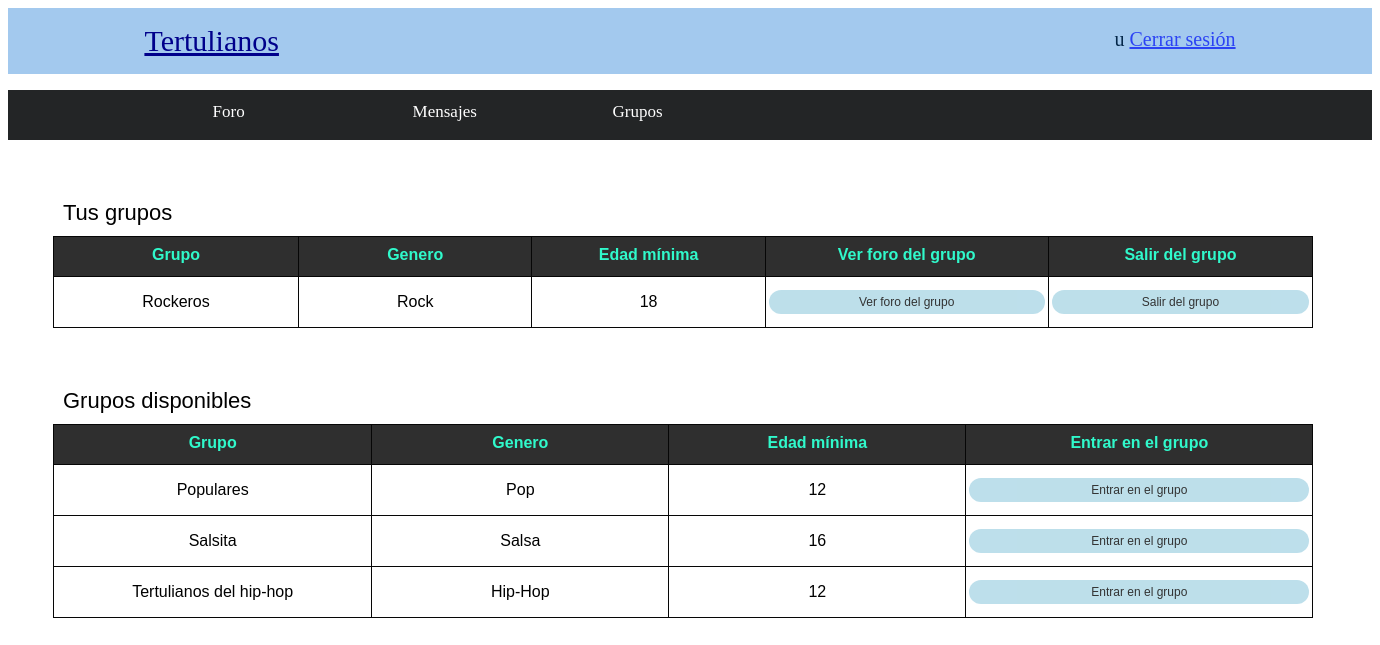
/gruposDisponibles.php (signed in), run on the app's committed database.
### tables this page shows
CREATE TABLE `participante` (
  `idGrupo` int(10) NOT NULL,
  `idParticipante` int(10) NOT NULL
);

CREATE TABLE `grupo` (
  `idGrupo` int(10) NOT NULL,
  `nombre` varchar(50) NOT NULL,
  `genero` varchar(20) NOT NULL,
  `edad` int(11) NOT NULL
);

### usuario.php (called while the page is built, shortened)
<?php
class Usuario
{
    public static function extraerId($nick) {
        include('conexion.php');
        $consulta = "SELECT id FROM usuario WHERE nick = '$nick' and nick <> 'admin'" ;
        mysqli_query($conexion,"SET NAMES 'utf8'");
        $resultado = $conexion->query($consulta)  or trigger_error("Query Failed! SQL: $consulta - Error: ".mysqli_error($conexion), E_USER_ERROR);
        $arrayId = $resultado->fetch_array(MYSQLI_BOTH);
        $id = $arrayId['id'];
        return $id;
  }
    public static function extraerEdad($id) {
        include('conexion.php');
        $consulta = "SELECT edad FROM usuario WHERE id = '$id' and nick <> 'admin'";
        mysqli_query($conexion,"SET NAMES 'utf8'");
        $resultado = $conexion->query($consulta)  or trigger_error("Query Failed! SQL: $consulta - Error: ".mysqli_error($conexion), E_USER_ERROR);
        $arrayNick = $resultado->fetch_array(MYSQLI_BOTH);
        $edad = $arrayNick['edad'];
        return $edad;
  }
}
?>

### participante.php (called while the page is built, shortened)
<?php
class Participante
{
    public static function extraerGruposPerteneciente($idUsuario) {
          include ('conexion.php');
          $sql = "SELECT * FROM participante p, grupo g WHERE p.idGrupo = g.idGrupo and p.idParticipante = '$idUsuario' ";
          mysqli_query($conexion,"SET NAMES 'utf8'");
          $resultado = $conexion->query($sql)  or trigger_error("Query Failed! SQL: $sql - Error: ".mysqli_error($conexion), E_USER_ERROR);
          $listaGruposPerteneciente = array();
          $verificar = mysqli_query($conexion, $sql);
          for ($i=0; $i < mysqli_num_rows($verificar); $i++) {
              $listaGruposPerteneciente[$i] = $resultado->fetch_array(MYSQLI_BOTH);
          }
          return $listaGruposPerteneciente;
    }
    public static function extraerGruposDisponibles($idUsuario) {
          include ('conexion.php');
          require_once 'usuario.php';
          $edad = Usuario::extraerEdad($idUsuario);
          $sql = "SELECT *
                  FROM grupo g1
                  WHERE g1.edad <= '$edad'
                        and g1.idGrupo NOT IN ( SELECT p2.idGrupo
                                                FROM participante p2, grupo g2
                                                WHERE p2.idGrupo = g2.idGrupo and p2.idParticipante = '$idUsuario') ";
          mysqli_query($conexion,"SET NAMES 'utf8'");
          $resultado = $conexion->query($sql)  or trigger_error("Query Failed! SQL: $sql - Error: ".mysqli_error($conexion), E_USER_ERROR);
          $listaGruposDisponibles = array();
          $verificar = mysqli_query($conexion, $sql);
          for ($i=0; $i < mysqli_num_rows($verificar); $i++) {
              $listaGruposDisponibles[$i] = $resultado->fetch_array(MYSQLI_BOTH);
          }
          return $listaGruposDisponibles;
    }
}
?>

### gruposDisponibles.php (the view, shortened to what this page needs)
<!DOCTYPE html>
<html lang="es">
<head>
	<link rel="stylesheet" type="text/css" href="style.css">
</head>
<body>
	<?php
		include('cabecera.php');
		include('toolbar.php');
	?>
			<div class="contenedor_tabla">
				<table>
					<caption>Tus grupos</caption>
					<tr>
					   <th>Grupo</th>
					   <th>Genero</th>
					   <th>Edad mínima</th>
					   <th>Ver foro del grupo</th>
					   <th>Salir del grupo</th>
					</tr>
				<?php
					require_once 'usuario.php';
					require_once 'participante.php';
					$idUsuario = Usuario::extraerId($_SESSION["nombre"]);
					$listaGruposPerteneciente = Participante::extraerGruposPerteneciente($idUsuario);
					for($i=0; $i<sizeof($listaGruposPerteneciente); $i++) {
				?>
						<tr>
							<td>
							 	<?php
							 		echo $listaGruposPerteneciente[$i]['nombre'];
							 	?>
							</td>
							<td>
								<?php
							 		echo $listaGruposPerteneciente[$i]['genero'];
							 	?>
							</td>
							<td>
							 	<?php
							 		echo $listaGruposPerteneciente[$i]['edad'];
							 	?>
							</td>
							<td>
								<form action="ver_grupo.php" method="post">
									<input type="submit" class="input_100x15" value="Ver foro del grupo">
								</form>
							</td>
							<td>
								<form action="salir_de_grupo.php" method="post">
									<input type="submit" class="input_100x15" value="Salir del grupo">
								</form>
							</td>
				<?php
					}
				?>
				</table>
			</div>
			<div class="contenedor_tabla">
				<table>
					<caption>Grupos disponibles</caption>
					<tr>
					   <th>Grupo</th>
					   <th>Genero</th>
					   <th>Edad mínima</th>
					   <th>Entrar en el grupo</th>
					</tr>
				<?php
					require_once 'usuario.php';
					require_once 'participante.php';
					$idUsuario = Usuario::extraerId($_SESSION["nombre"]);
					$listaGruposDisponibles = Participante::extraerGruposDisponibles($idUsuario);
					for($i=0; $i<sizeof($listaGruposDisponibles); $i++) {
				?>
						<tr>
							<td>
							 	<?php
							 		echo $listaGruposDisponibles[$i]['nombre'];
							 	?>
							</td>
							<td>
								<?php
							 		echo $listaGruposDisponibles[$i]['genero'];
							 	?>
							</td>
							<td>
							 	<?php
							 		echo $listaGruposDisponibles[$i]['edad'];
							 	?>
							</td>
							<td>
								<form action="entrar_en_grupo.php" method="post">
									<input type="submit" class="input_100x15" value="Entrar en el grupo">
								</form>
							</td>
				<?php
					}
				?>
				</table>
			</div>
</body>
</html>

### style.css (style rules this page uses)
.input_100x15 { display: block; padding: 5px; margin: 10px 0; font-size: 12px; width: 90%; }
.input_100x15[type=submit] { display: block; padding: 5px; margin: 10px 0; font-size: 12px; width: 100%; border:0; color: black; opacity: 0.8; background-color: lightblue; cursor: pointer; border-radius: 20px; }
.contenedor_tabla { font-family: "Trebuchet MS", Arial, Helvetica, sans-serif; border-collapse: collapse; min-height: 100px; margin: 1%; margin-left: 45px; margin-top: 50px; width: 92.4%; }
.contenedor_tabla table { border-collapse : collapse; margin-left: auto; margin-right: auto; }
.contenedor_tabla caption { text-align: left; font-size: 22px; padding: 10px; }
.contenedor_tabla td, .contenedor_tabla th { border: 1px solid #060606; padding: 3px; width: 0.1%; text-align: center; }
.contenedor_tabla th { padding-top: 9px; padding-bottom: 12px; background-color: #2f2f2f; color: #30f9cb; }
.contenedor_tabla td { height: 30px; }

### data on the page
participante: idGrupo.nombre "Rockeros", idGrupo.genero "Rock", idGrupo.edad "18"
grupo: nombre "Populares", genero "Pop", edad "12"
grupo: nombre "Salsita", genero "Salsa", edad "16"
grupo: nombre "Tertulianos del hip-hop", genero "Hip-Hop", edad "12"

### other printed values
$_SESSION['nombre'] "u"
